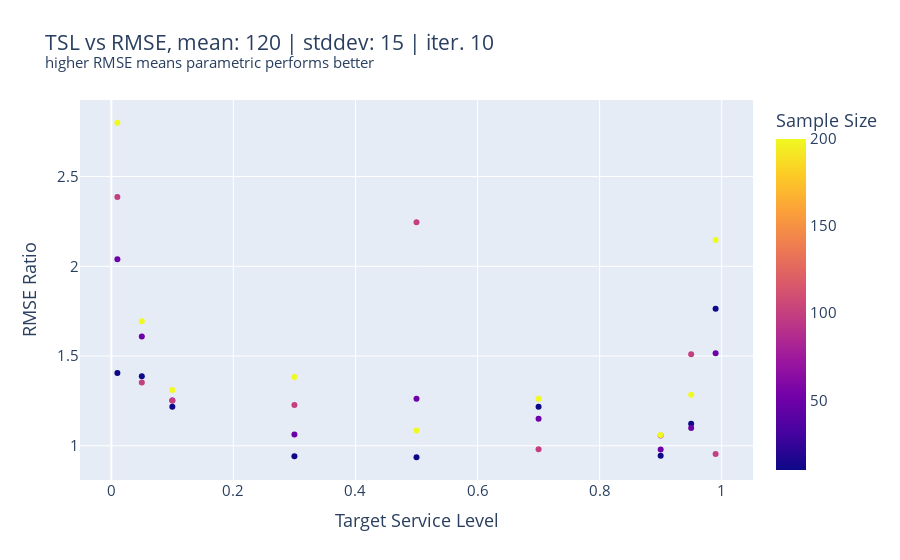
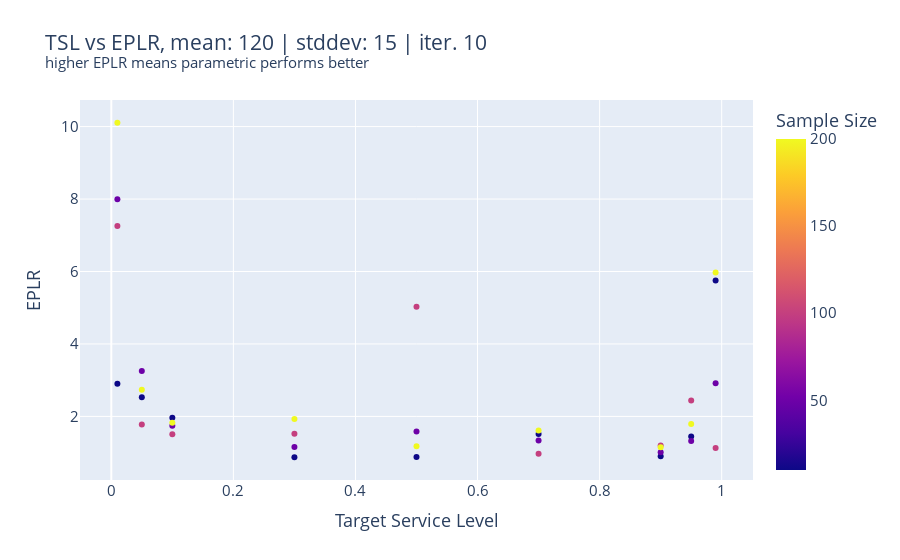

The notebook cell these images were saved under, in order:
### Code cell
fig = px.scatter(df, x='Target Service Level', y='RMSE Ratio', color="Sample Size", title="TSL vs RMSE, mean: {0} | stddev: {1} | iter. {2}<br><sup>higher RMSE means parametric performs better</sup>".format(meanDemand, stdevDemand, numberOfMontecarloIterations))
fig.update_layout(font_size = 15)
#fig.write_image("Excercise part 3/RMSE-{0}-{1}.pdf".format(meanDemand, stdevDemand))
fig.show()

fig = px.scatter(df, x='Target Service Level', y='EPLR', color="Sample Size", title="TSL vs EPLR, mean: {0} | stddev: {1} | iter. {2}<br><sup>higher EPLR means parametric performs better</sup>".format(meanDemand, stdevDemand, numberOfMontecarloIterations))
fig.update_layout(font_size = 15)
#fig.write_image("Excercise part 3/EPLR-{0}-{1}.pdf".format(meanDemand, stdevDemand))
fig.show()

#fig = px.scatter(df, x='Target Service Level', y='RMSE Ratio', color="Sample Size", title="TSL vs RMSE, higher RMSE means parametric performs better")
#fig.show()

### Figure 1 — Plotly figure (JSON) as saved in the notebook; plotly's stock layout.template omitted (floating-point values rounded to 4 significant figures)
{"data": [{"hovertemplate": "Target Service Level=%{x}<br>RMSE Ratio=%{y}<br>Sample Size=%{marker.color}<extra></extra>", "legendgroup": "", "marker": {"color": [10, 50, 100, 200, 10, 50, 100, 200, 10, 50, 100, 200, 10, 50, 100, 200, 10, 50, 100, 200, 10, 50, 100, 200, 10, 50, 100, 200, 10, 50, 100, 200, 10, 50, 100, 200], "coloraxis": "coloraxis", "symbol": "circle"}, "mode": "markers", "name": "", "orientation": "v", "showlegend": false, "type": "scatter", "x": [0.01, 0.01, 0.01, 0.01, 0.05, 0.05, 0.05, 0.05, 0.1, 0.1, 0.1, 0.1, 0.3, 0.3, 0.3, 0.3, 0.5, 0.5, 0.5, 0.5, 0.7, 0.7, 0.7, 0.7, 0.9, 0.9, 0.9, 0.9, 0.95, 0.95, 0.95, 0.95, 0.99, 0.99, 0.99, 0.99], "xaxis": "x", "y": [1.406, 2.04, 2.386, 2.8, 1.387, 1.609, 1.352, 1.694, 1.218, 1.253, 1.252, 1.31, 0.9424, 1.063, 1.227, 1.384, 0.9363, 1.262, 2.245, 1.085, 1.218, 1.151, 0.981, 1.262, 0.9451, 0.9797, 1.058, 1.06, 1.124, 1.099, 1.51, 1.284, 1.764, 1.516, 0.9543, 2.146], "yaxis": "y"}], "layout": {"coloraxis": {"colorbar": {"title": {"text": "Sample Size"}}, "colorscale": [[0, "#0d0887"], [0.1111, "#46039f"], [0.2222, "#7201a8"], [0.3333, "#9c179e"], [0.4444, "#bd3786"], [0.5556, "#d8576b"], [0.6667, "#ed7953"], [0.7778, "#fb9f3a"], [0.8889, "#fdca26"], [1, "#f0f921"]]}, "font": {"size": 15}, "legend": {"tracegroupgap": 0}, "title": {"text": "TSL vs RMSE, mean: 120 | stddev: 15 | iter. 10<br><sup>higher RMSE means parametric performs better</sup>"}, "xaxis": {"anchor": "y", "domain": [0, 1], "title": {"text": "Target Service Level"}}, "yaxis": {"anchor": "x", "domain": [0, 1], "title": {"text": "RMSE Ratio"}}}}

### Figure 2 — Plotly figure (JSON) as saved in the notebook; plotly's stock layout.template omitted (floating-point values rounded to 4 significant figures)
{"data": [{"hovertemplate": "Target Service Level=%{x}<br>EPLR=%{y}<br>Sample Size=%{marker.color}<extra></extra>", "legendgroup": "", "marker": {"color": [10, 50, 100, 200, 10, 50, 100, 200, 10, 50, 100, 200, 10, 50, 100, 200, 10, 50, 100, 200, 10, 50, 100, 200, 10, 50, 100, 200, 10, 50, 100, 200, 10, 50, 100, 200], "coloraxis": "coloraxis", "symbol": "circle"}, "mode": "markers", "name": "", "orientation": "v", "showlegend": false, "type": "scatter", "x": [0.01, 0.01, 0.01, 0.01, 0.05, 0.05, 0.05, 0.05, 0.1, 0.1, 0.1, 0.1, 0.3, 0.3, 0.3, 0.3, 0.5, 0.5, 0.5, 0.5, 0.7, 0.7, 0.7, 0.7, 0.9, 0.9, 0.9, 0.9, 0.95, 0.95, 0.95, 0.95, 0.99, 0.99, 0.99, 0.99], "xaxis": "x", "y": [2.901, 7.997, 7.256, 10.11, 2.529, 3.256, 1.774, 2.735, 1.966, 1.745, 1.507, 1.822, 0.8728, 1.155, 1.52, 1.927, 0.8811, 1.584, 5.026, 1.177, 1.515, 1.335, 0.9701, 1.613, 0.8986, 1.014, 1.197, 1.148, 1.443, 1.323, 2.44, 1.79, 5.748, 2.917, 1.13, 5.972], "yaxis": "y"}], "layout": {"coloraxis": {"colorbar": {"title": {"text": "Sample Size"}}, "colorscale": [[0, "#0d0887"], [0.1111, "#46039f"], [0.2222, "#7201a8"], [0.3333, "#9c179e"], [0.4444, "#bd3786"], [0.5556, "#d8576b"], [0.6667, "#ed7953"], [0.7778, "#fb9f3a"], [0.8889, "#fdca26"], [1, "#f0f921"]]}, "font": {"size": 15}, "legend": {"tracegroupgap": 0}, "title": {"text": "TSL vs EPLR, mean: 120 | stddev: 15 | iter. 10<br><sup>higher EPLR means parametric performs better</sup>"}, "xaxis": {"anchor": "y", "domain": [0, 1], "title": {"text": "Target Service Level"}}, "yaxis": {"anchor": "x", "domain": [0, 1], "title": {"text": "EPLR"}}}}
